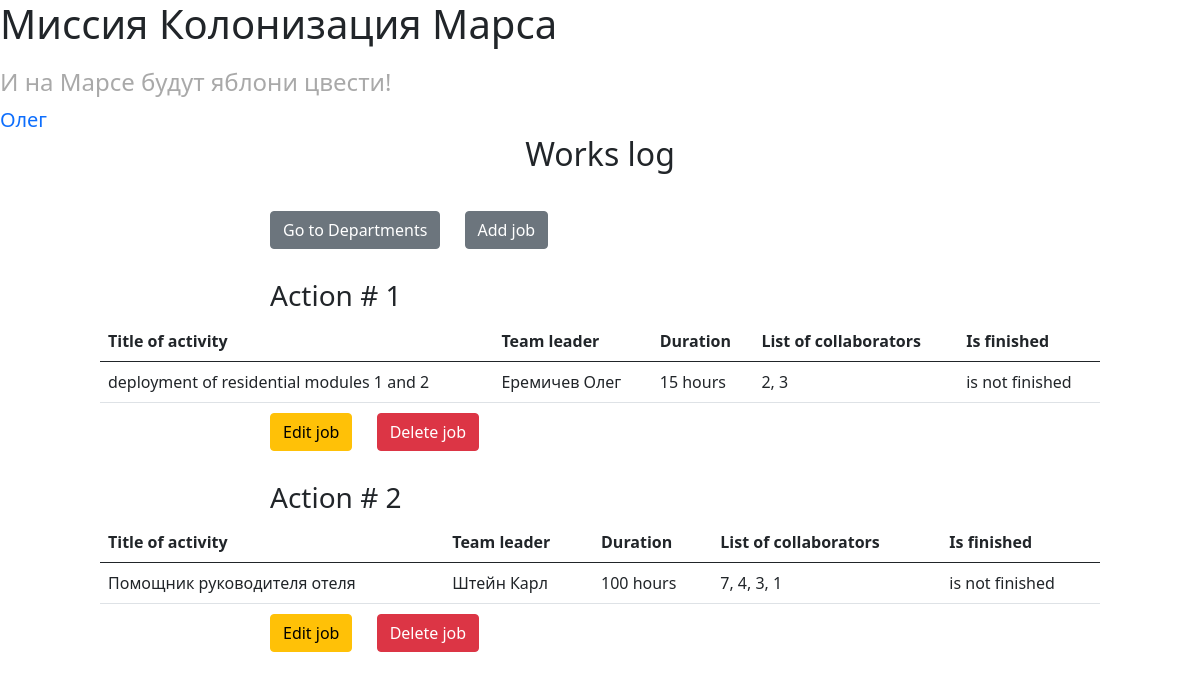
The page / (signed in) on the database its author committed.
### data/users.py (models this page shows, shortened)
class User(SqlAlchemyBase, UserMixin):
    __tablename__ = 'users'
    id = sqlalchemy.Column(sqlalchemy.Integer,
                           primary_key=True, autoincrement=True)
    surname = sqlalchemy.Column(sqlalchemy.String)
    name = sqlalchemy.Column(sqlalchemy.String)
    age = sqlalchemy.Column(sqlalchemy.Integer)
    position = sqlalchemy.Column(sqlalchemy.String)
    speciality = sqlalchemy.Column(sqlalchemy.String)
    address = sqlalchemy.Column(sqlalchemy.String)
    email = sqlalchemy.Column(sqlalchemy.String, unique=True)
    hashed_password = sqlalchemy.Column(sqlalchemy.String)

### data/jobs.py (models this page shows)
class Jobs(SqlAlchemyBase):
    __tablename__ = 'jobs'
    id = sqlalchemy.Column(sqlalchemy.Integer,
                           primary_key=True, autoincrement=True)
    team_leader = sqlalchemy.Column(sqlalchemy.Integer,
                                    sqlalchemy.ForeignKey("users.id"))
    job = sqlalchemy.Column(sqlalchemy.String)
    work_size = sqlalchemy.Column(sqlalchemy.Integer)
    collaborators = sqlalchemy.Column(sqlalchemy.String)
    start_date = sqlalchemy.Column(sqlalchemy.DateTime)
    is_finished = sqlalchemy.Column(sqlalchemy.Boolean)

### main.py (the view)
@app.route('/')
def index():
    db_session.global_init("db/mars.db")
    db_sess = db_session.create_session()
    jobs = [job for job in db_sess.query(Jobs).all()]
    users = [user for user in db_sess.query(User).all()]
    return render_template('works_journal.html', title='Journal works',
                           jobs=jobs, users=users)

### data/db_session.py (called while the page is built, shortened)
def global_init(db_file):
    global __factory
    if __factory:
        return

def create_session() -> Session:
    global __factory
    return __factory()

### main.py (called while the page is built)
@login_manager.user_loader
def load_user(user_id):
    db_sess = db_session.create_session()
    return db_sess.query(User).get(user_id)

### templates/works_journal.html
{% extends "base.html" %}
{% block content %}
    <h2 style='text-align: center;'>Works log</h2>
	<a style='display: inline-block; margin: 30px 0px 0px 270px;' href='/departments'><button type="button" class="btn btn-secondary">Go to Departments</button></a>
	{% if current_user.is_authenticated %}
		<a style='display: inline-block; margin: 30px 0px 0px 20px;' href='/add_job'><button type="button" class="btn btn-secondary">Add job</button></a><br>
	{% endif %}
    {% for elem in jobs %}
      <h3 style='margin-left: 270px; margin-top: 30px;'>Action # {{ elem.id }}</h3>
      <table class="table" style='width: 1000px; margin: 0 auto;'>
      <thead>
        <tr>
          <th scope="col">Title of activity</th>
          <th scope="col">Team leader</th>
          <th scope="col">Duration</th>
          <th scope="col">List of collaborators</th>
          <th scope="col">Is finished</th>
        </tr>
      </thead>
      <tbody>
        <tr>
          <td>{{ elem.job }}</td>
          <td>
              {% for user in users %}
                  {% if user.id == elem.team_leader %}
                      {{ user.surname }} {{ user.name }}
                  {% endif %}
              {% endfor %}
          </td>
          <td>{{ elem.work_size }} hours</td>
          <td>{{ elem.collaborators }}</td>
          <td>
            {% if elem.is_finished %}
                is finished
            {% else %}
                is not finished
            {% endif %}
          </td>
        </tr>
      </tbody>
      </table>
	  {% if current_user.id == elem.team_leader or current_user.id == 1 %}
		<a href='/edit_job/{{ elem.id }}' style='display: inline-block; margin-left: 270px; margin-top: 10px;'><button type="button" class="btn btn-warning">Edit job</button></a>
		<a href='/delete_job/{{ elem.id }}' style='display: inline-block; margin-left: 20px;'><button type="button" class="btn btn-danger">Delete job</button></a>
	  {% endif %}
    {% endfor %}
{% endblock %}

### templates/base.html (shortened to what this page needs)
<!DOCTYPE html>
<html lang="en">
<head>
    <link href="https://cdn.jsdelivr.net/npm/bootstrap@5.0.0-beta3/dist/css/bootstrap.min.css" rel="stylesheet">
    <link rel="stylesheet" href="../static/css/style.css">
    </head>
    <body>
        <h1>Миссия Колонизация Марса</h1>
        <h4>И на Марсе будут яблони цвести!</h4>
                {% if current_user.is_authenticated %}
            <a class="navbar-brand" href="/logout">{{ current_user.name }}</a><br>
        {% else %}
            <p>
                <a class="btn btn-primary " href="/register">Зарегистрироваться</a>
                <a class="btn btn-success" href="/login">Войти</a>
            </p>
        {% endif %}
        {% block content %}{% endblock %}
    </body>
</html>

### static/css/style.css (style rules this page uses)
h4 { margin-top: 20px; color: darkgray; }

### rows shown on the page
User: name "Олег", surname "Еремичев"
Jobs: id "1", job "deployment of residential modules 1 and 2", work_size "15", collaborators "2, 3", is_finished "is not finished"
Jobs: id "2", job "Помощник руководителя отеля", work_size "100", collaborators "7, 4, 3, 1", is_finished "is not finished"
User: surname "Штейн", name "Карл"
